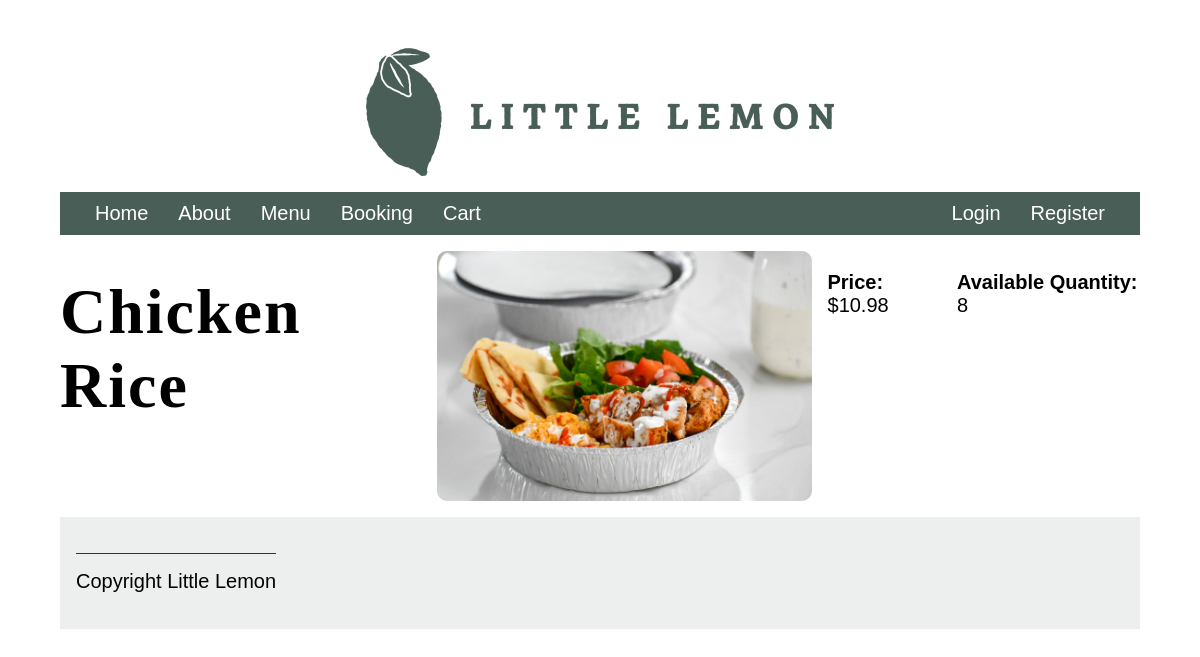
The page /menu/2/ on the database its author committed.
### restaurant/models.py (models this page shows, shortened)
class Menu(models.Model):
    CATEGORY_CHOICES = [
        ('appetizer', 'Appetizer'),
        ('main_course', 'Main Course'),
        ('dessert', 'Dessert'),
        ('beverage', 'Beverage'),
    ]
    title = models.CharField(max_length=100)
    price = models.DecimalField(max_digits=5, decimal_places=2)
    inventory = models.IntegerField()
    image = models.ImageField(upload_to='img_upload/', default='menu_images/default_image.png')  # Allow null/blank for existing items
    category = models.CharField(max_length=20, choices=CATEGORY_CHOICES, null=True, blank=True)
    dish_of_the_day = models.BooleanField(default=False)  # Allow null/blank

### restaurant/views.py (the view)
# urls.py: path('menu/<int:pk>/', views.menu_item_detail, name='menu_item_detail'),
def menu_item_detail(request, pk):
    menu_item = get_object_or_404(Menu, pk=pk)
    return render(request, 'menu_item_detail.html', {'menu_item': menu_item})

### restaurant/templatetags/custom_filters.py (called while the page is built)
@register.filter
def is_in_group(user, group_name):
    return user.groups.filter(name=group_name).exists()

### templates/menu_item_detail.html (shortened to what this page needs)
{% extends 'base.html' %} {% load static %}  {% block content %}
<section class="menu-item-detail">
  <h1>{{ menu_item.title }}</h1>
  <img
    src="{{ menu_item.image.url }}"
    alt="{{ menu_item.title }}"
    class="menu-image"
  />
  <p><strong>Price:</strong> ${{ menu_item.price }}</p>
  <p><strong>Available Quantity:</strong> {{ menu_item.inventory }}</p>
</section>
{% endblock %}

### static/css/style.css (style rules this page uses)
body { font-family: 'Karla', sans-serif; margin-top: 3rem; margin-bottom: 3rem; margin-left: 5%; margin-right: 5%; }
h1, h2, h3, h4, h5, h6 { font-family: 'Markazi Text', serif; letter-spacing: 2px;; }
h1 { font-size: 4rem; margin-top: 1.5rem; margin-bottom: 0; }
p, ul { font-size: 1.25rem;; }
section { display: flex; gap: 2rem 1rem; margin-top: 1rem; margin-bottom: 1rem; flex-direction: row; }
.menu-image { max-width: 100%; max-height: 250px; object-fit: cover; border-radius: 10px; }
.menu-image { max-width: 80%; height: auto; }

### rows shown on the page
Menu: title "Chicken Rice", image (picture), price "10.98", inventory "8"
